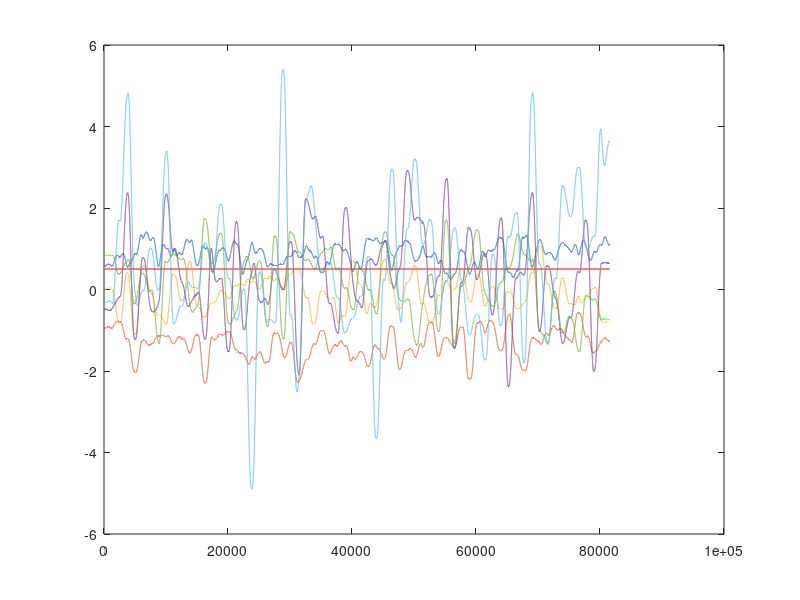
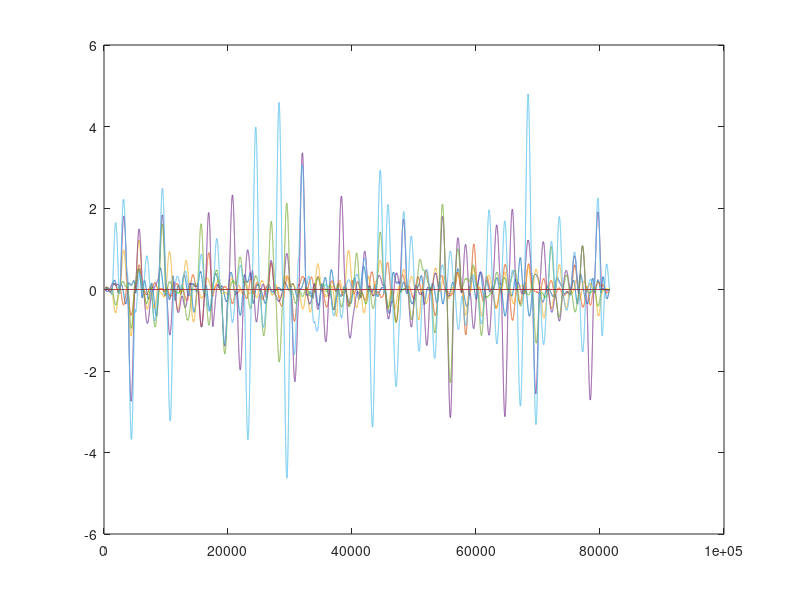
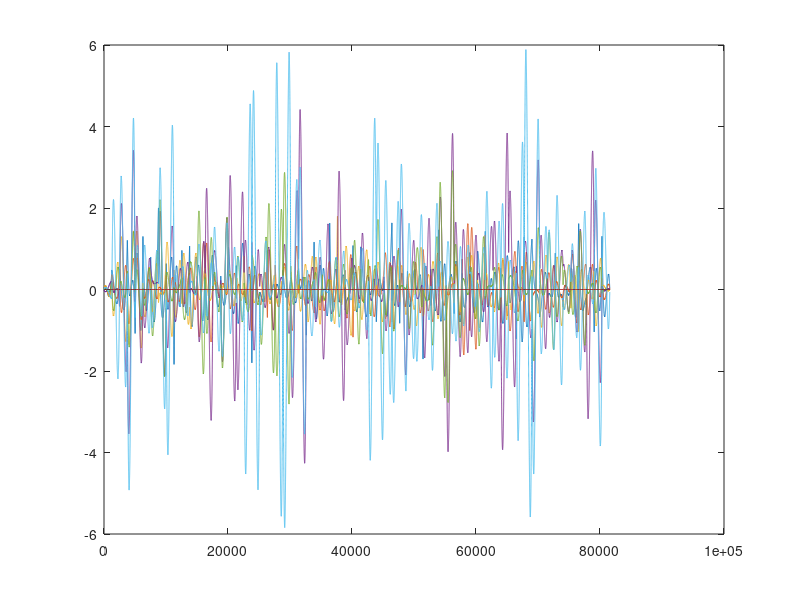

Recreate these plots in MATLAB, in order. (Note: this script raises an error after producing the figures.)
clc; clear all; close all;
load('traj.mat')
u = zeros(size(traj,1),size(traj,2)-1);
Fs = 500;
dtraj = sgolayfilt(diff(traj)*Fs,1,17);
dtraj = [zeros(1,7); dtraj];
ddtraj = sgolayfilt(diff(dtraj)*Fs,1,17);
ddtraj = [zeros(1,7); ddtraj];
figure, plot(traj), figure, plot(dtraj), figure, plot(ddtraj);
num = size(traj,1)-2;
parfor i=1:num
       u(i,:) = noiseCompensation(traj(i,1:6), dtraj(i,1:6), ddtraj(i,1:6))';
end
%% Grafici (cambiare fra ddtraj/dtraj/traj)
figure; 
subplot(321); plot(dtraj(:,1)); hold on; plot(u(:,1));
subplot(322); plot(dtraj(:,2)); hold on; plot(u(:,2));
subplot(323); plot(dtraj(:,3)); hold on; plot(u(:,3));
subplot(324); plot(dtraj(:,4)); hold on; plot(u(:,4));
subplot(325); plot(dtraj(:,5)); hold on; plot(u(:,5));
subplot(326); plot(dtraj(:,6)); hold on; plot(u(:,6));
